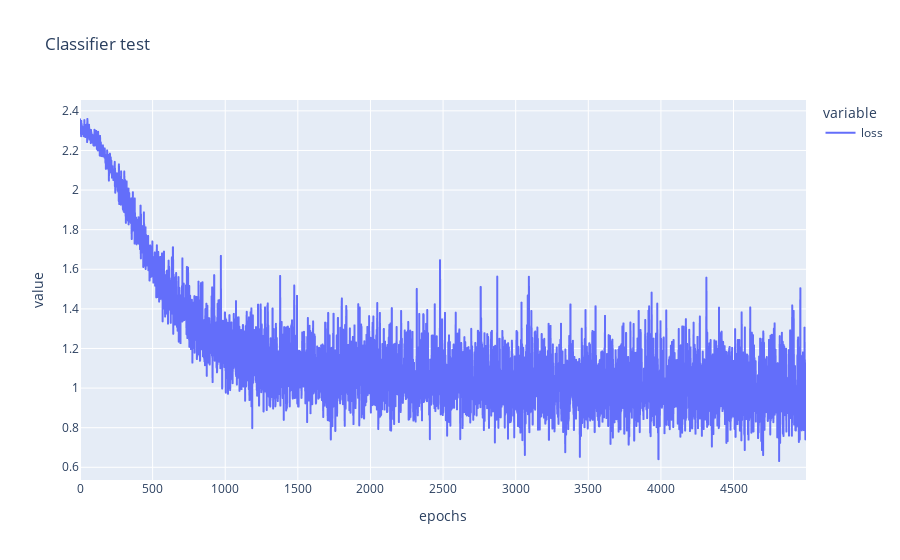

Notebook source saved alongside this figure:
### Code cell
stats = classifier_head.adam().fit(
    X=encoder(images),
    Y=torch.concat([labels_one_hot, labels_one_hot]),
    epochs=5000,
    batch_size=64,
    loss_criterion="CrossEntropyLoss",
    verbose=True,
    info="Classifier test"
)
stats.plot_loss()

### Figure 1 — Plotly figure (JSON) as saved in the notebook; plotly's stock layout.template omitted (floating-point values rounded to 4 significant figures; data arrays with more than 128 entries replaced by an {"elided": "..."} marker saying what was removed)
{"data": [{"hovertemplate": "variable=loss<br>epochs=%{x}<br>value=%{y}<extra></extra>", "legendgroup": "loss", "line": {"color": "#636efa", "dash": "solid"}, "marker": {"symbol": "circle"}, "mode": "lines", "name": "loss", "showlegend": true, "type": "scattergl", "x": {"elided": "5000 int values"}, "xaxis": "x", "y": {"elided": "5000 float values"}, "yaxis": "y"}], "layout": {"legend": {"title": {"text": "variable"}, "tracegroupgap": 0}, "title": {"text": "Classifier test"}, "xaxis": {"anchor": "y", "domain": [0, 1], "title": {"text": "epochs"}}, "yaxis": {"anchor": "x", "domain": [0, 1], "title": {"text": "value"}}}}
